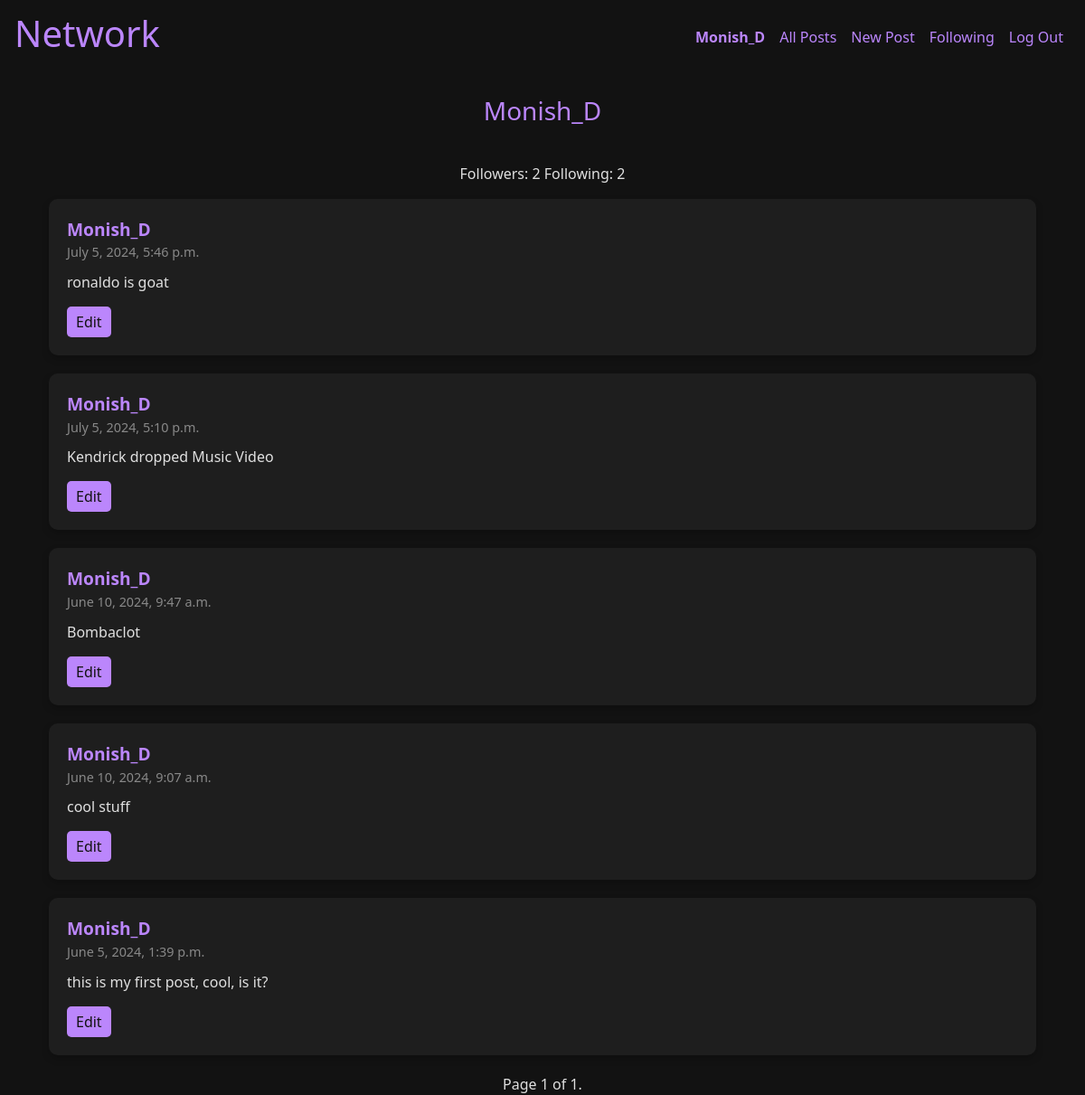
The page /profile/3 (signed in) on the database its author committed.
### network/models.py (models this page shows, shortened)
class User(AbstractUser):
    pass

class Post(models.Model):
    username = models.ForeignKey(User, on_delete=models.CASCADE, related_name="author")
    content = models.TextField()
    timestamp = models.DateTimeField(auto_now_add=True)
    likes = models.ManyToManyField(User, related_name='liked_posts', through='Like')

### network/views.py (the view)
# urls.py: path("profile/<int:profile_id>", views.profile, name="profile"),
@login_required
def profile(request, profile_id):
    user = get_object_or_404(User, pk=profile_id)
    total_posts = Post.objects.filter(username=user).order_by('-timestamp')
    paginator = Paginator(total_posts, 10)
    page_number = request.GET.get('page')
    page_obj = paginator.get_page(page_number)
    posts = paginator.get_page(page_number)
    followers_count = Follow.objects.filter(user=user).count()
    following_count = Follow.objects.filter(follower=user).count()
    is_following = Follow.objects.filter(user=user, follower=request.user).exists()
    return render(request, "network/profile.html", {
        "posts": posts,
        "page_obj" : page_obj,
        "profile_user": user,
        "followers_count": followers_count,
        "following_count": following_count,
        "is_following": is_following
    })

### network/templates/network/profile.html (shortened to what this page needs)
{% extends "network/layout.html" %}
{% block body %}
<div class="container mt-4">
    <div class="profile-header">
        <h3>{{ profile_user.username }}</h3>
    </div>
    <div class="container">
        <p style="text-align:center;">
            <span id="followers_count" >Followers: {{ followers_count }}</span>
            <span>Following: {{ following_count }}</span>
            </p>
        <ul class="list-unstyled">
            {% for post in posts %}
            <li id="post-{{ post.id }}" class="post-card">
                <div class="post-header">
                    {{ post.username }}
                </div>
                <div class="post-timestamp">
                    {{ post.timestamp }}
                </div>
                <div class="post-content" id="post-content-{{ post.id }}">
                    {{ post.content }}
                </div>
                <div class="post-footer">
                    {% if post.username == request.user %}
                        <button class="edit-button" data-id="{{ post.id }}">Edit</button>
                    {% endif %}
                </div>
            </li>
            {% endfor %}
        </ul>
    </div>
</div>
{% if page_obj %}
<div class="pagination" style="text-align:center; display:flex; justify-content:center;">
<span class="step-links">
    <span class="current">
        Page {{ page_obj.number }} of {{ page_obj.paginator.num_pages }}.
    </span>
</span>
</div>
{% endif %}
{% endblock %}

### network/templates/network/layout.html (shortened to what this page needs)
{% load static %}
<!DOCTYPE html>
<html lang="en">
    <head>
        <link href="https://stackpath.bootstrapcdn.com/bootstrap/4.5.2/css/bootstrap.min.css" rel="stylesheet">
        <link href="https://cdnjs.cloudflare.com/ajax/libs/font-awesome/5.15.4/css/all.min.css" rel="stylesheet">
        <link href="https://cdn.jsdelivr.net/npm/bootstrap@5.1.3/dist/css/bootstrap.min.css" rel="stylesheet">
    </head>
    <body>
        <nav class="navbar navbar-expand-lg navbar-light " style="color: #bb86fc">
            <a class="navbar-brand" href="#" style="color: #bb86fc;"><h1>Network</h1></a>
            <div class=" navbar-collapse" id="navbarNav">
              <ul class="navbar-nav ml-auto">
                {% if user.is_authenticated %}
                    <li class="nav-item" >
                        <a class="nav-link" href="{% url 'profile' user.id %}" style="color: #bb86fc;"><strong>{{ user.username }}</strong></a>
                    </li>
                {% endif %}
                <li class="nav-item">
                  <a class="nav-link" href="{% url 'index' %}" style="color: #bb86fc;">All Posts</a>
                </li>
                {% if user.is_authenticated %}
                    <li class="nav-item">
                        <a class="nav-link" href="{% url 'newpost' %}" style="color: #bb86fc;">New Post</a>
                    </li>
                    <li class="nav-item">
                        <a class="nav-link" href="{% url 'following' %}" style="color: #bb86fc;">Following</a>
                    </li>
                    <li class="nav-item">
                        <a class="nav-link" href="{% url 'logout' %}" style="color: #bb86fc;">Log Out</a>
                    </li>
                {% endif %}
              </ul>
            </div>
          </nav>
        <div class="body">
            {% block body %}
            {% endblock %}
        </div>
    </body>
</html>

### network/templates/network/layout.html (style rules this page uses)
body { background-color: #121212; color: #e0e0e0; }
.nav-item { color: white; }
.profile-header { text-align: center; margin-bottom: 20px; color: #bb86fc; }
.post-card { margin-bottom: 20px; padding: 20px; border-radius: 10px; background-color: #1e1e1e; box-shadow: 0 4px 8px rgba(0, 0, 0, 0.2); transition: all 0.3s ease; }
.post-header { font-size: 1.2em; font-weight: bold; color: #bb86fc; }
.post-timestamp { color: #888; font-size: 0.9em; }
.post-content { margin-top: 10px; font-size: 1em; }
.post-footer { margin-top: 15px; display: flex; justify-content: space-between; }
.edit-button, .save-button { background-color: #bb86fc; color: #121212; border: none; padding: 5px 10px; border-radius: 5px; cursor: pointer; }
.nav-item a { color: #bb86fc; }

### rows shown on the page
User: username "Monish_D"
Post: username "Monish_D", timestamp "July 5, 2024, 5:46 p.m.", content "ronaldo is goat"
Post: username "Monish_D", timestamp "July 5, 2024, 5:10 p.m.", content "Kendrick dropped Music Video"
Post: username "Monish_D", timestamp "June 10, 2024, 9:47 a.m.", content "Bombaclot"
Post: username "Monish_D", timestamp "June 10, 2024, 9:07 a.m.", content "cool stuff"
Post: username "Monish_D", timestamp "June 5, 2024, 1:39 p.m.", content "this is my first post, cool, is it?"

### other values the page prints
{{ followers_count }} "2"
{{ following_count }} "2"
{{ page_obj.number }} "1"
{{ page_obj.paginator.num_pages }} "1"
